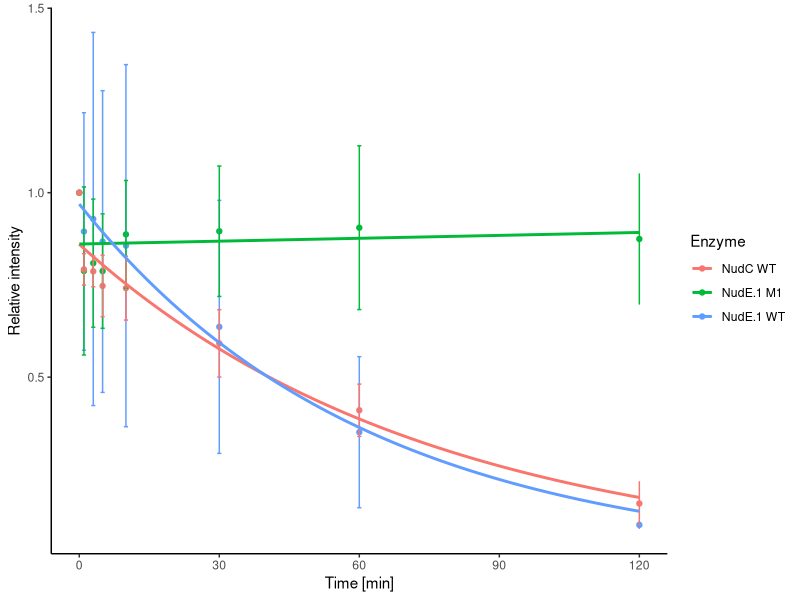
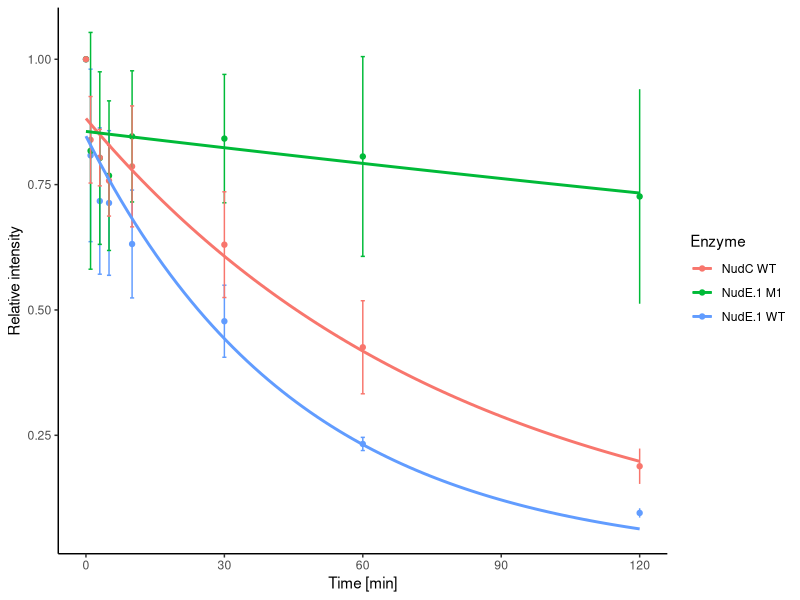

The R source for these figures, in order:
# Load packages

library(tidyverse)
library(dplyr)
library(reshape2)
library(reshape)
library(ggplot2)
library(gplots)
library(RColorBrewer)
library(pheatmap)
library(stringr)
library(readxl)


# Import data for NAD hydrolysis R1 (noisy), R3, R4

df_import <- as.data.frame(read_excel("2023-07-03_Quantification.xlsx", sheet = "Mean_SD_R1_R3_R4"))


# Convert Columns to numeric

df_import$time <- as.numeric(as.character(df_import$Time))
df_import$Mean <- as.numeric(as.character(df_import$Mean))
df_import$SD <- as.numeric(as.character(df_import$SD))


# Group by Enzyme and fit GLMs
fit_results <- df_import %>%
  group_by(Enzyme) %>%
  summarize(
    model = list(glm(Mean ~ time, family = gaussian(link = 'log')))
  ) %>%
  mutate(
    coefficients = lapply(model, coef),
    equations = sapply(coefficients, function(coef) {
      paste0("log(y) = ", round(coef[1], 3), " + ", round(coef[2], 3), " * x")
    })
  )

# View the equations
print(paste0("NudC WT: ", as.character(fit_results$equations[1])))
print(paste0("NudE.1 M1: ", as.character(fit_results$equations[2])))
print(paste0("NudE.1 WT: ", as.character(fit_results$equations[3])))

# Base plot
p <- ggplot(df_import, aes(x = time, y = Mean, color = Enzyme)) +
  geom_point() +
  geom_errorbar(aes(ymin = Mean - SD, ymax = Mean + SD)) +
  scale_x_continuous(limits = c(0, 120), breaks = c(0, 30, 60, 90, 120)) +
  theme_classic() +
  ylab("Relative intensity") +
  xlab("Time [min]") +
  geom_smooth(method = 'glm', formula = y ~ x, method.args = list(family = gaussian(link = 'log')), se = FALSE)

# Add equations to the plot as annotations
p


# Import data for NAD hydrolysis R2 (no t60), R3, R4

df_import <- as.data.frame(read_excel("2023-07-03_Quantification.xlsx", sheet = "Mean_SD_R2_R3_R4"))


# Convert Columns to numeric

df_import$time <- as.numeric(as.character(df_import$Time))
df_import$Mean <- as.numeric(as.character(df_import$Mean))
df_import$SD <- as.numeric(as.character(df_import$SD))


# Group by Enzyme and fit GLMs
fit_results <- df_import %>%
  group_by(Enzyme) %>%
  summarize(
    model = list(glm(Mean ~ time, family = gaussian(link = 'log')))
  ) %>%
  mutate(
    coefficients = lapply(model, coef),
    equations = sapply(coefficients, function(coef) {
      paste0("log(y) = ", round(coef[1], 3), " + ", round(coef[2], 3), " * x")
    })
  )

# View the equations
print(paste0("NudC WT: ", as.character(fit_results$equations[1])))
print(paste0("NudE.1 M1: ", as.character(fit_results$equations[2])))
print(paste0("NudE.1 WT: ", as.character(fit_results$equations[3])))

# Base plot
p <- ggplot(df_import, aes(x = time, y = Mean, color = Enzyme)) +
  geom_point() +
  geom_errorbar(aes(ymin = Mean - SD, ymax = Mean + SD)) +
  scale_x_continuous(limits = c(0, 120), breaks = c(0, 30, 60, 90, 120)) +
  theme_classic() +
  ylab("Relative intensity") +
  xlab("Time [min]") +
  geom_smooth(method = 'glm', formula = y ~ x, method.args = list(family = gaussian(link = 'log')), se = FALSE)

# Add equations to the plot as annotations
p
